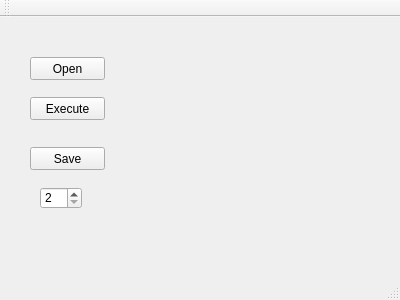
<?xml version="1.0" encoding="UTF-8"?>
<ui version="4.0">
 <class>MainWindow</class>
 <widget class="QMainWindow" name="MainWindow">
  <property name="geometry">
   <rect>
    <x>0</x>
    <y>0</y>
    <width>400</width>
    <height>300</height>
   </rect>
  </property>
  <property name="windowTitle">
   <string>MainWindow</string>
  </property>
  <widget class="QWidget" name="centralWidget">
   <widget class="QPushButton" name="btn_open">
    <property name="geometry">
     <rect>
      <x>30</x>
      <y>40</y>
      <width>75</width>
      <height>23</height>
     </rect>
    </property>
    <property name="text">
     <string>Open</string>
    </property>
   </widget>
   <widget class="QPushButton" name="btn_exe">
    <property name="geometry">
     <rect>
      <x>30</x>
      <y>80</y>
      <width>75</width>
      <height>23</height>
     </rect>
    </property>
    <property name="text">
     <string>Execute</string>
    </property>
   </widget>
   <widget class="QPushButton" name="btn_save">
    <property name="geometry">
     <rect>
      <x>30</x>
      <y>130</y>
      <width>75</width>
      <height>23</height>
     </rect>
    </property>
    <property name="text">
     <string>Save</string>
    </property>
   </widget>
   <widget class="QSpinBox" name="spinBox">
    <property name="geometry">
     <rect>
      <x>40</x>
      <y>170</y>
      <width>42</width>
      <height>22</height>
     </rect>
    </property>
    <property name="minimum">
     <number>2</number>
    </property>
   </widget>
  </widget>
  <widget class="QMenuBar" name="menuBar">
   <property name="geometry">
    <rect>
     <x>0</x>
     <y>0</y>
     <width>400</width>
     <height>23</height>
    </rect>
   </property>
  </widget>
  <widget class="QToolBar" name="mainToolBar">
   <attribute name="toolBarArea">
    <enum>TopToolBarArea</enum>
   </attribute>
   <attribute name="toolBarBreak">
    <bool>false</bool>
   </attribute>
  </widget>
  <widget class="QStatusBar" name="statusBar"/>
 </widget>
 <layoutdefault spacing="6" margin="11"/>
 <resources/>
 <connections/>
</ui>
